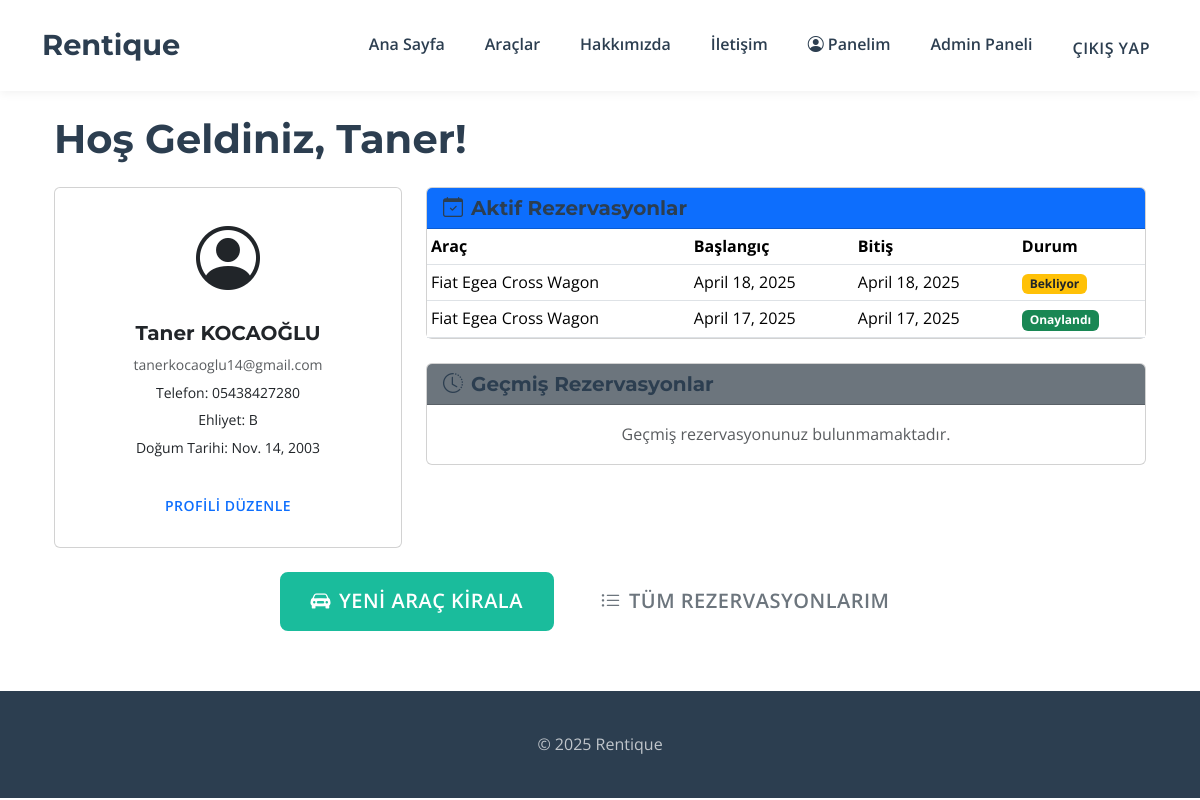
Page /rentals/dashboard/ (signed in) on the committed database.
### rentals/models.py (models this page shows, shortened)
class UserProfile(models.Model):
    user = models.OneToOneField(User, on_delete=models.CASCADE, related_name='profile', verbose_name="Kullanıcı")
    address = models.CharField(max_length=255, blank=True, verbose_name="Adres")
    phone = models.CharField(max_length=20, blank=True, verbose_name="Telefon")
    driver_license = models.CharField(max_length=50, blank=True, verbose_name="Ehliyet Bilgisi")
    birth_date = models.DateField(null=True, blank=True, verbose_name="Doğum Tarihi")
    profile_image = models.ImageField(upload_to='profiles/', blank=True, null=True, verbose_name="Profil Fotoğrafı")
    class Meta:
        verbose_name = "Kullanıcı Profili"
        verbose_name_plural = "Kullanıcı Profilleri"

class Reservation(models.Model):
    STATUS_CHOICES = [
        ('pending', 'Bekliyor'),
        ('confirmed', 'Onaylandı'),
        ('cancelled', 'İptal Edildi'),
        ('rejected', 'Reddedildi'),
        ('completed', 'Tamamlandı'),
    ]
    user = models.ForeignKey(User, on_delete=models.CASCADE, verbose_name="Kullanıcı")
    car = models.ForeignKey(Car, on_delete=models.CASCADE, verbose_name="Araç")
    start_date = models.DateField(verbose_name="Başlangıç Tarihi")
    end_date = models.DateField(verbose_name="Bitiş Tarihi")
    total_price = models.DecimalField(max_digits=10, decimal_places=2, verbose_name="Toplam Fiyat") # Hesaplanacak veya girilecek
    status = models.CharField(max_length=10, choices=STATUS_CHOICES, default='pending', verbose_name="Durum")
    created_at = models.DateTimeField(auto_now_add=True, verbose_name="Oluşturulma Tarihi") # Ekstra bilgi
    class Meta:
        verbose_name = "Rezervasyon"
        verbose_name_plural = "Rezervasyonlar"
        ordering = ['-created_at'] # En yeni rezervasyonlar üstte

class Car(models.Model):
    STATUS_CHOICES = [
        ('available', 'Müsait'),
        ('rented', 'Kirada'),
        ('maintenance', 'Bakımda'),
    ]
    brand = models.CharField(max_length=100, verbose_name="Marka")
    model = models.CharField(max_length=100, verbose_name="Model")
    year = models.IntegerField(verbose_name="Yıl")
    license_plate = models.CharField(max_length=20, unique=True, verbose_name="Plaka")
    daily_rate = models.DecimalField(max_digits=10, decimal_places=2, verbose_name="Günlük Fiyat")
    description = models.TextField(blank=True, verbose_name="Açıklama")
    image = models.ImageField(upload_to='cars/', blank=True, null=True, verbose_name="Araç Resmi") # upload_to belirtildi
    status = models.CharField(max_length=15, choices=STATUS_CHOICES, default='available', verbose_name="Durum")
    class Meta:
        verbose_name = "Araç"
        verbose_name_plural = "Araçlar"
        ordering = ['brand', 'model'] # Sıralama eklendi

### rentals/views.py (the view)
# urls.py: path('dashboard/', views.dashboard_view, name='dashboard'),
@login_required
def dashboard_view(request):
    user = request.user
    profile, _ = UserProfile.objects.get_or_create(user=user)
    active_reservations = Reservation.objects.filter(user=user, status__in=['confirmed', 'pending']).select_related('car').order_by('-start_date')
    past_reservations = Reservation.objects.filter(user=user, status__in=['completed', 'cancelled', 'rejected']).select_related('car').order_by('-start_date')
    context = {
        'profile': profile,
        'active_reservations': active_reservations,
        'past_reservations': past_reservations,
    }
    return render(request, 'rentals/dashboard.html', context)

### rentals/templates/rentals/dashboard.html (shortened to what this page needs)
{% extends 'rentals/base.html' %}
{% block content %}
<div class="container mt-4">
    <h1 class="mb-4">Hoş Geldiniz, {{ profile.user.first_name|default:profile.user.username }}!</h1>
    <div class="row g-4">
        <div class="col-md-4">
            <div class="card h-100">
                <div class="card-body text-center">
                    {% if profile.profile_image %}
                    <img src="{{ profile.profile_image.url }}" class="rounded-circle mb-3"
                        style="width:100px; height:100px; object-fit:cover;" alt="Profil Fotoğrafı">
                    {% else %}
                    <i class="bi bi-person-circle" style="font-size:4rem;"></i>
                    {% endif %}
                    <h5 class="card-title mt-2">{{ profile.user.get_full_name|default:profile.user.username }}</h5>
                    <p class="card-text small text-muted mb-1">{{ profile.user.email }}</p>
                    {% if profile.phone %}<p class="card-text small mb-1">Telefon: {{ profile.phone }}</p>{% endif %}
                    {% if profile.driver_license %}<p class="card-text small mb-1">Ehliyet: {{ profile.driver_license }}
                    </p>{% endif %}
                    {% if profile.birth_date %}<p class="card-text small mb-1">Doğum Tarihi: {{ profile.birth_date }}
                    </p>{% endif %}
                    <a href="{% url 'rentals:profile' %}" class="btn btn-outline-primary btn-sm mt-3">Profili
                        Düzenle</a>
                </div>
            </div>
        </div>
        <div class="col-md-8">
            <div class="card mb-4">
                <div class="card-header bg-primary text-white">
                    <h5 class="mb-0"><i class="bi bi-calendar-check me-2"></i>Aktif Rezervasyonlar</h5>
                </div>
                <div class="card-body p-0">
                    {% if active_reservations %}
                    <div class="table-responsive">
                        <table class="table table-hover table-sm mb-0">
                            <thead>
                                <tr>
                                    <th>Araç</th>
                                    <th>Başlangıç</th>
                                    <th>Bitiş</th>
                                    <th>Durum</th>
                                </tr>
                            </thead>
                            <tbody>
                                {% for r in active_reservations %}
                                <tr>
                                    <td>{{ r.car.brand }} {{ r.car.model }}</td>
                                    <td>{{ r.start_date }}</td>
                                    <td>{{ r.end_date }}</td>
                                    <td>
                                        {% if r.status == 'confirmed' %}<span class="badge bg-success">Onaylandı</span>
                                        {% elif r.status == 'pending' %}<span
                                            class="badge bg-warning text-dark">Bekliyor</span>
                                        {% endif %}
                                    </td>
                                </tr>
                                {% endfor %}
                            </tbody>
                        </table>
                    </div>
                    {% else %}
                    <div class="p-3 text-muted text-center">Aktif rezervasyonunuz bulunmamaktadır.</div>
                    {% endif %}
                </div>
            </div>
            <div class="card">
                <div class="card-header bg-secondary text-white">
                    <h5 class="mb-0"><i class="bi bi-clock-history me-2"></i>Geçmiş Rezervasyonlar</h5>
                </div>
                <div class="card-body p-0">
                    {% if past_reservations %}
                    <div class="table-responsive">
                        <table class="table table-hover table-sm mb-0">
                            <thead>
                                <tr>
                                    <th>Araç</th>
                                    <th>Başlangıç</th>
                                    <th>Bitiş</th>
                                    <th>Durum</th>
                                </tr>
                            </thead>
                            <tbody>
                                {% for r in past_reservations %}
                                <tr>
                                    <td>{{ r.car.brand }} {{ r.car.model }}</td>
                                    <td>{{ r.start_date }}</td>
                                    <td>{{ r.end_date }}</td>
                                    <td>
                                        {% if r.status == 'completed' %}<span
                                            class="badge bg-secondary">Tamamlandı</span>
                                        {% elif r.status == 'cancelled' %}<span class="badge bg-danger">İptal</span>
                                        {% elif r.status == 'rejected' %}<span class="badge bg-danger">Reddedildi</span>
                                        {% endif %}
                                    </td>
                                </tr>
                                {% endfor %}
                            </tbody>
                        </table>
                    </div>
                    {% else %}
                    <div class="p-3 text-muted text-center">Geçmiş rezervasyonunuz bulunmamaktadır.</div>
                    {% endif %}
                </div>
            </div>
        </div>
    </div>
    <div class="mt-4 d-flex justify-content-center gap-3">
        <a href="{% url 'rentals:car_list' %}" class="btn btn-primary btn-lg"><i
                class="bi bi-car-front-fill me-2"></i>Yeni Araç Kirala</a>
        <a href="{% url 'rentals:my_reservations' %}" class="btn btn-outline-secondary btn-lg"><i
                class="bi bi-list-ul me-2"></i>Tüm Rezervasyonlarım</a>
    </div>
</div>
{% endblock %}

### static/css/custom.css (style rules this page uses)
:root { --primary-color: #2C3E50; --secondary-color: #FFFFFF; --accent-color: #1ABC9C; --light-gray: #F8F9FA; --text-color: #343A40; --heading-font: 'Montserrat', sans-serif; --body-font: 'Open Sans', sans-serif; --border-radius: 8px; }
body { font-family: var(--body-font); color: var(--text-color); background-color: var(--secondary-color); line-height: 1.7; font-size: 16px; }
h1, h2, h3, h4, h5, h6 { font-family: var(--heading-font); font-weight: 700; color: var(--primary-color); margin-bottom: 1rem; }
a { color: var(--accent-color); text-decoration: none; transition: color 0.3s ease; }
.btn { font-family: var(--body-font); font-weight: 600; padding: 0.8rem 1.8rem; border-radius: var(--border-radius); transition: all 0.3s ease; text-transform: uppercase; letter-spacing: 0.5px; border: 2px solid transparent; }
.btn-primary { background-color: var(--accent-color); border-color: var(--accent-color); color: #fff; }

### rows in the picture
UserProfile: user.first_name "Taner", user.get_full_name "Taner KOCAOĞLU", user.email "tanerkocaoglu14@gmail.com", phone "05438427280", driver_license "B", birth_date "Nov. 14, 2003"
Reservation: car.brand "Fiat", car.model "Egea Cross Wagon", start_date "April 18, 2025", end_date "April 18, 2025", status "Bekliyor"
Reservation: car.brand "Fiat", car.model "Egea Cross Wagon", start_date "April 17, 2025", end_date "April 17, 2025", status "Onaylandı"
